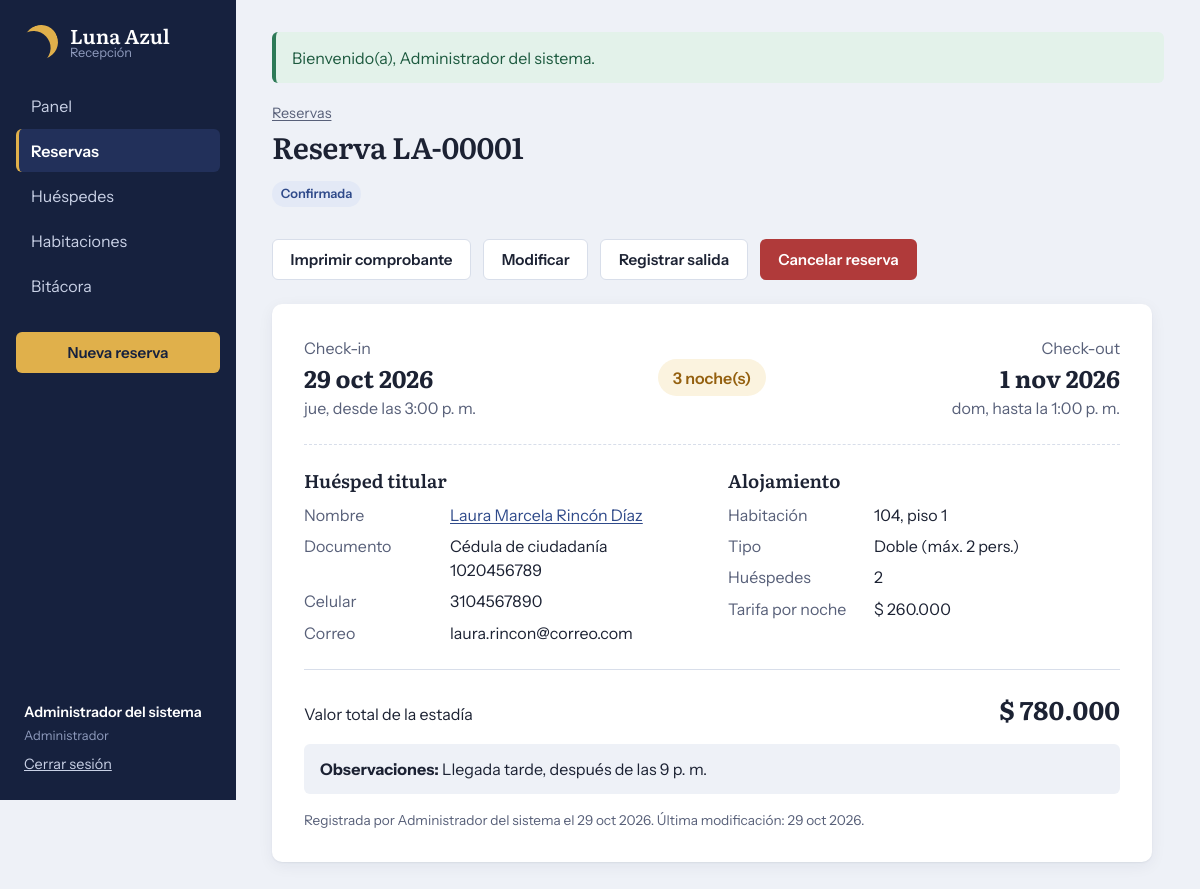
/index.php?r=reservas/ver&id=1 (signed in), run on the app's committed database.
### tables this page shows
CREATE TABLE reservas (
  id             INT UNSIGNED AUTO_INCREMENT PRIMARY KEY,
  codigo         VARCHAR(12)  NULL,
  huesped_id     INT UNSIGNED NOT NULL,
  habitacion_id  SMALLINT UNSIGNED NOT NULL,
  fecha_ingreso  DATE NOT NULL,                  
  fecha_salida   DATE NOT NULL,                  
  num_huespedes  TINYINT UNSIGNED NOT NULL,
  precio_noche   DECIMAL(10,2) NOT NULL,         
  valor_total    DECIMAL(12,2) NOT NULL,
  estado         ENUM('confirmada','cancelada','finalizada') NOT NULL DEFAULT 'confirmada',
  observaciones  VARCHAR(255) NULL,
  usuario_id     INT UNSIGNED NULL,
  created_at     TIMESTAMP NOT NULL DEFAULT CURRENT_TIMESTAMP,
  updated_at     TIMESTAMP NOT NULL DEFAULT CURRENT_TIMESTAMP ON UPDATE CURRENT_TIMESTAMP,
  CONSTRAINT uq_reserva_codigo UNIQUE (codigo),
  CONSTRAINT chk_reserva_fechas CHECK (fecha_salida > fecha_ingreso),
  CONSTRAINT chk_reserva_personas CHECK (num_huespedes >= 1),
  CONSTRAINT fk_reserva_huesped FOREIGN KEY (huesped_id)
      REFERENCES huespedes(id) ON UPDATE CASCADE ON DELETE RESTRICT,
  CONSTRAINT fk_reserva_habitacion FOREIGN KEY (habitacion_id)
      REFERENCES habitaciones(id) ON UPDATE CASCADE ON DELETE RESTRICT,
  CONSTRAINT fk_reserva_usuario FOREIGN KEY (usuario_id)
      REFERENCES usuarios(id) ON UPDATE CASCADE ON DELETE SET NULL
);

CREATE TABLE usuarios (
  id              INT UNSIGNED AUTO_INCREMENT PRIMARY KEY,
  nombre          VARCHAR(100) NOT NULL,
  usuario         VARCHAR(40)  NOT NULL,
  password_hash   VARCHAR(255) NOT NULL,           
  rol             ENUM('administrador','recepcionista') NOT NULL DEFAULT 'recepcionista',
  activo          TINYINT(1)   NOT NULL DEFAULT 1,
  ultimo_acceso   DATETIME     NULL,
  created_at      TIMESTAMP    NOT NULL DEFAULT CURRENT_TIMESTAMP,
  CONSTRAINT uq_usuarios_usuario UNIQUE (usuario)
);

CREATE TABLE huespedes (
  id                     INT UNSIGNED AUTO_INCREMENT PRIMARY KEY,
  nombre_completo        VARCHAR(120) NOT NULL,
  tipo_documento         ENUM('CC','CE','PA','PPT') NOT NULL,
  numero_documento       VARCHAR(20)  NOT NULL,
  direccion              VARCHAR(150) NOT NULL,
  telefono               VARCHAR(15)  NOT NULL,
  celular                VARCHAR(15)  NOT NULL,
  edad                   TINYINT UNSIGNED NOT NULL,
  correo                 VARCHAR(120) NOT NULL,
  contacto_emergencia    VARCHAR(120) NOT NULL,
  parentesco_emergencia  VARCHAR(40)  NOT NULL,
  created_at             TIMESTAMP NOT NULL DEFAULT CURRENT_TIMESTAMP,
  updated_at             TIMESTAMP NOT NULL DEFAULT CURRENT_TIMESTAMP ON UPDATE CURRENT_TIMESTAMP,
  CONSTRAINT uq_huesped_documento UNIQUE (tipo_documento, numero_documento),
  CONSTRAINT chk_huesped_edad CHECK (edad BETWEEN 18 AND 110)
);

CREATE TABLE habitaciones (
  id        SMALLINT UNSIGNED AUTO_INCREMENT PRIMARY KEY,
  numero    VARCHAR(5) NOT NULL,
  tipo_id   TINYINT UNSIGNED NOT NULL,
  piso      TINYINT UNSIGNED NOT NULL,
  estado    ENUM('activa','mantenimiento') NOT NULL DEFAULT 'activa',
  CONSTRAINT uq_habitacion_numero UNIQUE (numero),
  CONSTRAINT fk_habitacion_tipo FOREIGN KEY (tipo_id)
      REFERENCES tipos_habitacion(id) ON UPDATE CASCADE ON DELETE RESTRICT
);

CREATE TABLE tipos_habitacion (
  id            TINYINT UNSIGNED AUTO_INCREMENT PRIMARY KEY,
  nombre        VARCHAR(40)  NOT NULL,
  capacidad     TINYINT UNSIGNED NOT NULL,
  precio_noche  DECIMAL(10,2) NOT NULL,
  descripcion   VARCHAR(200) NOT NULL,
  CONSTRAINT uq_tipo_nombre UNIQUE (nombre),
  CONSTRAINT chk_tipo_capacidad CHECK (capacidad BETWEEN 1 AND 10)
);

### app/controllers/ReservaController.php (called while the page is built, shortened)
<?php
class ReservaController extends Controller
{
    private Reserva $modelo;
    public function __construct()
    {
        $this->modelo = new Reserva();
    }
    public function ver(): void
    {
        $r = $this->modelo->buscar($this->idDesde($_GET));
        $this->render('reservas/ver', ['titulo' => 'Reserva ' . $r['codigo'], 'r' => $r]);
    }
}

### app/core/Router.php (called while the page is built, shortened)
<?php
class Router
{
    public function despachar(string $ruta): void
    {
        [$controlador, $metodo] = $this->rutas[$ruta];
        try {
            (new $controlador())->$metodo();
        } catch (PDOException $e) {
            error_log('[BD] ' . $e->getMessage());
            http_response_code(500);
            $detalle = 'No fue posible comunicarse con la base de datos. Verifique que MySQL esté encendido en XAMPP y que la base "' . DB_NAME . '" exista.';
            if (es_ajax()) {
                header('Content-Type: application/json; charset=utf-8');
                echo json_encode(['ok' => false, 'mensaje' => $detalle], JSON_UNESCAPED_UNICODE);
                return;
            }
            require APP_PATH . '/views/errores/500.php';
        }
    }
}

### index.php (called while the page is built, shortened)
<?php
require __DIR__ . '/app/core/helpers.php';
spl_autoload_register(function (string $clase): void {
    foreach (['core', 'models', 'controllers'] as $carpeta) {
        $archivo = APP_PATH . "/$carpeta/$clase.php";
        if (is_file($archivo)) {
            return;
        }
    }
});
$router = new Router([
    'auth/login'          => ['AuthController', 'login'],
    'auth/logout'         => ['AuthController', 'logout'],
    'dashboard/index'     => ['DashboardController', 'index'],
    'huespedes/index'     => ['HuespedController', 'index'],
    'huespedes/crear'     => ['HuespedController', 'crear'],
    'huespedes/guardar'   => ['HuespedController', 'guardar'],
    'huespedes/editar'    => ['HuespedController', 'editar'],
    'huespedes/actualizar'=> ['HuespedController', 'actualizar'],
    'huespedes/eliminar'  => ['HuespedController', 'eliminar'],
    'reservas/index'      => ['ReservaController', 'index'],
    'reservas/crear'      => ['ReservaController', 'crear'],
    'reservas/guardar'    => ['ReservaController', 'guardar'],
    'reservas/ver'        => ['ReservaController', 'ver'],
    'reservas/editar'     => ['ReservaController', 'editar'],
    'reservas/actualizar' => ['ReservaController', 'actualizar'],
    'reservas/cancelar'   => ['ReservaController', 'cancelar'],
    'reservas/finalizar'  => ['ReservaController', 'finalizar'],
    'habitaciones/index'  => ['HabitacionController', 'index'],
    'bitacora/index'      => ['BitacoraController', 'index'],
    'api/documento'       => ['ApiController', 'documento'],
    'api/disponibilidad'  => ['ApiController', 'disponibilidad'],
    'api/huespedes'       => ['ApiController', 'huespedes'],
]);
$ruta = $_GET['r'] ?? (esta_autenticado() ? 'dashboard/index' : 'auth/login');
$router->despachar((string) $ruta);

### app/core/helpers.php (called while the page is built, shortened)
<?php
function e(mixed $valor): string
{
    return htmlspecialchars((string) $valor, ENT_QUOTES, 'UTF-8');
}
function url(string $ruta, array $params = []): string
{
    return BASE_URL . 'index.php?' . str_replace('%2F', '/', http_build_query(array_merge(['r' => $ruta], $params)));
}
function asset(string $ruta): string
{
    return BASE_URL . 'public/' . $ruta . '?v=' . APP_VERSION;
}
function flash(?string $tipo = null, ?string $mensaje = null): ?array
{
    $f = $_SESSION['_flash'] ?? null;
    return $f;
}
function usuario_actual(): ?array
{
    return $_SESSION['usuario'] ?? null;
}
function moneda(float|string|null $valor): string
{
    return '$ ' . number_format((float) $valor, 0, ',', '.');
}
function fecha_corta(?string $fecha): string
{
    $meses = ['ene', 'feb', 'mar', 'abr', 'may', 'jun', 'jul', 'ago', 'sep', 'oct', 'nov', 'dic'];
    $t = strtotime($fecha);
    return date('j', $t) . ' ' . $meses[(int) date('n', $t) - 1] . ' ' . date('Y', $t);
}
function dia_semana(string $fecha): string
{
    return ['dom', 'lun', 'mar', 'mié', 'jue', 'vie', 'sáb'][(int) date('w', strtotime($fecha))];
}
function etiqueta_documento(string $tipo): string
{
    return [
        'CC'  => 'Cédula de ciudadanía',
        'CE'  => 'Cédula de extranjería',
        'PA'  => 'Pasaporte',
        'PPT' => 'Permiso por protección temporal',
    ][$tipo] ?? $tipo;
}

### app/core/Model.php (called while the page is built, shortened)
<?php
abstract class Model
{
    public function __construct()
    {
        $this->db = Database::conexion();
    }
}

### app/core/Database.php (called while the page is built)
<?php
class Database
{
    private static ?PDO $conexion = null;
    public static function conexion(): PDO
    {
        if (self::$conexion === null) {
            $dsn = sprintf('mysql:host=%s;port=%s;dbname=%s;charset=utf8mb4', DB_HOST, DB_PORT, DB_NAME);
            self::$conexion = new PDO($dsn, DB_USER, DB_PASS, [
                PDO::ATTR_ERRMODE            => PDO::ERRMODE_EXCEPTION,
                PDO::ATTR_DEFAULT_FETCH_MODE => PDO::FETCH_ASSOC,
                PDO::ATTR_EMULATE_PREPARES   => false,
            ]);
            self::$conexion->exec("SET time_zone = '" . date('P') . "'");
        }
        return self::$conexion;
    }
}

### app/models/Reserva.php (called while the page is built, shortened)
<?php
class Reserva extends Model
{
    public function buscar(int $id): ?array
    {
        $st = $this->db->prepare(self::SELECT_BASE . ' WHERE r.id = ?');
        $st->execute([$id]);
        return $st->fetch() ?: null;
    }
}

### app/views/reservas/ver.php (the view)
<header class="encabezado">
  <div>
    <p class="miga"><a href="<?= e(url('reservas/index')) ?>">Reservas</a></p>
    <h1>Reserva <?= e($r['codigo']) ?></h1>
    <p><span class="estado estado-<?= e($r['estado']) ?>"><?= e(ucfirst($r['estado'])) ?></span></p>
  </div>
  <div class="acciones no-imprimir">
    <button type="button" class="btn btn-secundario" onclick="window.print()">Imprimir comprobante</button>
    <?php if ($r['estado'] === 'confirmada'): ?>
      <a class="btn btn-secundario" href="<?= e(url('reservas/editar', ['id' => $r['id']])) ?>">Modificar</a>
      <?php if ($r['fecha_ingreso'] <= date('Y-m-d')): ?>
        <button type="button" class="btn btn-secundario" data-titulo="Registrar salida" data-boton="Registrar salida"
                data-confirmar="¿Registrar el check-out de <?= e($r['nombre_completo']) ?>? La reserva pasará a finalizada."
                data-accion="<?= e(url('reservas/finalizar')) ?>" data-id="<?= (int) $r['id'] ?>">Registrar salida</button>
      <?php endif; ?>
      <button type="button" class="btn btn-peligro" data-titulo="Cancelar reserva" data-motivo data-boton="Cancelar reserva"
              data-confirmar="¿Cancelar la reserva <?= e($r['codigo']) ?>? La habitación <?= e($r['habitacion']) ?> quedará libre para esas fechas."
              data-accion="<?= e(url('reservas/cancelar')) ?>" data-id="<?= (int) $r['id'] ?>">Cancelar reserva</button>
    <?php endif; ?>
  </div>
</header>
<article class="comprobante">
  <div class="comprobante-fechas">
    <div><span class="tenue">Check-in</span><strong><?= e(fecha_corta($r['fecha_ingreso'])) ?></strong><span class="tenue"><?= e(dia_semana($r['fecha_ingreso'])) ?>, desde las 3:00 p. m.</span></div>
    <div class="noches-centro"><?= (int) $r['noches'] ?> noche(s)</div>
    <div><span class="tenue">Check-out</span><strong><?= e(fecha_corta($r['fecha_salida'])) ?></strong><span class="tenue"><?= e(dia_semana($r['fecha_salida'])) ?>, hasta la 1:00 p. m.</span></div>
  </div>
  <div class="comprobante-datos">
    <section>
      <h2>Huésped titular</h2>
      <dl>
        <dt>Nombre</dt><dd><a href="<?= e(url('huespedes/editar', ['id' => $r['huesped_id']])) ?>"><?= e($r['nombre_completo']) ?></a></dd>
        <dt>Documento</dt><dd><?= e(etiqueta_documento($r['tipo_documento']) . ' ' . $r['numero_documento']) ?></dd>
        <dt>Celular</dt><dd><?= e($r['celular']) ?></dd>
        <dt>Correo</dt><dd><?= e($r['correo']) ?></dd>
      </dl>
    </section>
    <section>
      <h2>Alojamiento</h2>
      <dl>
        <dt>Habitación</dt><dd><?= e($r['habitacion']) ?>, piso <?= (int) $r['piso'] ?></dd>
        <dt>Tipo</dt><dd><?= e($r['tipo']) ?> (máx. <?= (int) $r['capacidad'] ?> pers.)</dd>
        <dt>Huéspedes</dt><dd><?= (int) $r['num_huespedes'] ?></dd>
        <dt>Tarifa por noche</dt><dd><?= e(moneda($r['precio_noche'])) ?></dd>
      </dl>
    </section>
  </div>
  <p class="total comprobante-total"><span>Valor total de la estadía</span><strong><?= e(moneda($r['valor_total'])) ?></strong></p>
  <?php if ($r['observaciones']): ?>
    <p class="observaciones"><strong>Observaciones:</strong> <?= e($r['observaciones']) ?></p>
  <?php endif; ?>
  <p class="tenue pie-comprobante">Registrada por <?= e($r['registrada_por'] ?? 'sistema') ?> el <?= e(fecha_corta($r['created_at'])) ?>. Última modificación: <?= e(fecha_corta($r['updated_at'])) ?>.</p>
</article>

### app/views/layout/header.php (shortened to what this page needs)
<?php
$u = usuario_actual();
$seccion = explode('/', $_GET['r'] ?? 'dashboard/index')[0];
$menu = [
    'dashboard'    => ['Panel', 'dashboard/index'],
    'reservas'     => ['Reservas', 'reservas/index'],
    'huespedes'    => ['Huéspedes', 'huespedes/index'],
    'habitaciones' => ['Habitaciones', 'habitaciones/index'],
    'bitacora'     => ['Bitácora', 'bitacora/index'],
];
$aviso = flash();
?>
<!DOCTYPE html>
<html lang="es">
<head>
  <link rel="stylesheet" href="<?= e(asset('css/styles.css')) ?>">
</head>
<body>
<div class="app">
  <aside class="lateral" id="lateral">
    <a class="marca" href="<?= e(url('dashboard/index')) ?>">
      <span class="luna" aria-hidden="true"></span>
      <span class="marca-texto"><strong>Luna Azul</strong><small>Recepción</small></span>
    </a>
    <nav class="menu" aria-label="Menú principal">
      <?php foreach ($menu as $clave => [$texto, $ruta]): ?>
        <a href="<?= e(url($ruta)) ?>" <?= $seccion === $clave ? 'class="activo" aria-current="page"' : '' ?>><?= e($texto) ?></a>
      <?php endforeach; ?>
    </nav>
    <a class="btn btn-farol" href="<?= e(url('reservas/crear')) ?>">Nueva reserva</a>
    <div class="lateral-pie">
      <span class="usuario-nombre"><?= e($u['nombre'] ?? '') ?></span>
      <span class="usuario-rol"><?= e(ucfirst($u['rol'] ?? '')) ?></span>
      <form method="post" action="<?= e(url('auth/logout')) ?>">
        <button type="submit" class="enlace-salir">Cerrar sesión</button>
      </form>
    </div>
  </aside>
  <main class="contenido" id="contenido">
    <?php if ($aviso): ?>
      <div class="alerta alerta-<?= e($aviso['tipo']) ?>" role="status"><?= e($aviso['mensaje']) ?></div>
    <?php endif; ?>

### data on the page
reservas: usuario.nombre "Administrador del sistema", codigo "LA-00001", estado "Confirmada", fecha_ingreso "29 oct 2026", fecha_ingreso "jue", fecha_salida "1 nov 2026", fecha_salida "dom", huesped.nombre_completo "Laura Marcela Rincón Díaz", huesped.numero_documento "Cédula de ciudadanía 1020456789", huesped.celular "3104567890", huesped.correo "laura.rincon@correo.com", habitacion.numero "104", habitacion.piso "1", tipos_habitacion.nombre "Doble", tipos_habitacion.capacidad "2", num_huespedes "2", precio_noche "$ 260.000", valor_total "$ 780.000", observaciones "Llegada tarde, después de las 9 p. m.", created_at "29 oct 2026", updated_at "29 oct 2026"

### other printed values
$texto "Panel"
$texto "Reservas"
$texto "Huéspedes"
$texto "Habitaciones"
$texto "Bitácora"
$u['rol'] "Administrador"
$aviso['mensaje'] "Bienvenido(a), Administrador del sistema."
$r['noches'] "3"
